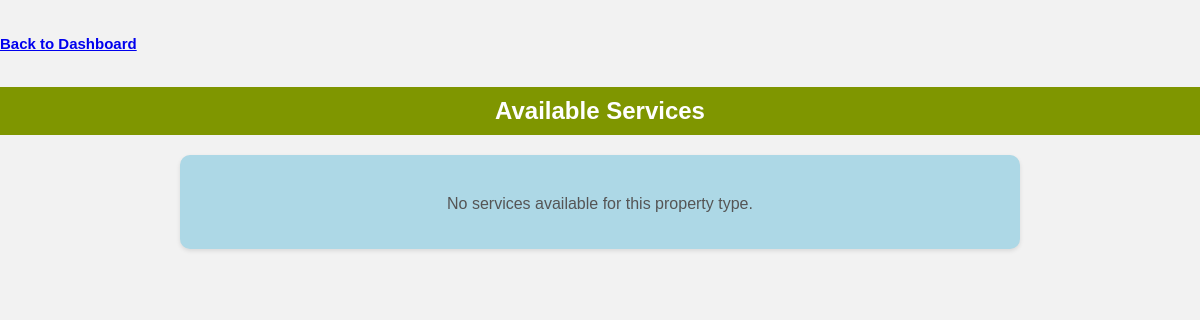
The app's page /services/house/, older data.
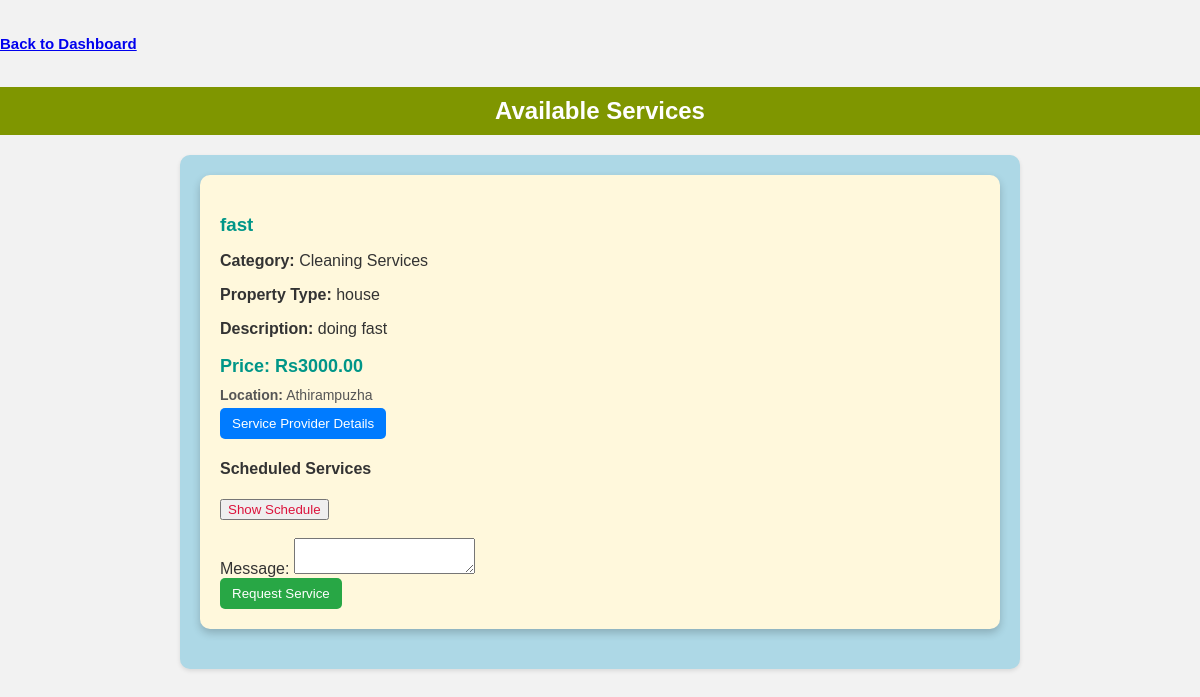
The same page, newer data.
### rental/models.py (models this page shows, shortened)
class Service(models.Model):
    service_provider_profile = models.ForeignKey(ServiceProviderProfile, on_delete=models.CASCADE)
    service_name = models.CharField(max_length=255,null=True)
    service_category = models.CharField(max_length=255,null=True)
    property_type = models.CharField(max_length=255,null=True)
    service_description = models.TextField(null=True)
    service_price = models.DecimalField(max_digits=10, decimal_places=2,null=True)
    location = models.CharField(max_length=255,null=True)

### rental/views.py (the view)
# urls.py: path('services/<str:property_type>/', views.view_services, name='services'),
def view_services(request, property_type=None):
    services = Service.objects.prefetch_related('servicerequest_set__scheduledservice_set').all()
    if property_type:
        services = services.filter(property_type=property_type)
    return render(request, 'services.html', {'services': services})

### templates/services.html (shortened to what this page needs)
{% load static %}
<!DOCTYPE html>
<html lang="en">
<head>
</head>
<body>
    <h6 style="color: crimson; font-size: 15px;"><a href="{% url 'manageprop' %}">Back to Dashboard</a></h6>
    <h1>Available Services</h1>
    <div class="container">
        {% if services %}
            {% for service in services %}
                <div class="service-card">
                    <h3>{{ service.service_name }}</h3>
                    <p><strong>Category:</strong> {{ service.service_category }}</p>
                    <p><strong>Property Type:</strong> {{ service.property_type }}</p>
                    <p><strong>Description:</strong> {{ service.service_description }}</p>
                    <p class="price"><strong>Price:</strong> Rs{{ service.service_price }}</p>
                    <p class="location"><strong>Location:</strong> {{ service.location }}</p>
                    <button class="btn btn-secondary show-details">Service Provider Details</button>
                    {% if service.servicerequest_set.exists %}
                    <div class="scheduled-services">
                        <h4>Scheduled Services</h4>
                        <button class="scheduled-services-button" style="color: crimson;">Show Schedule</button>
                    </div>
                {% endif %}
                    <form method="post" action="{% url 'request_service' service.id %}">
                        <br><label for="message">Message:</label>
                        <textarea id="message" name="message" required></textarea>
                        <br><button type="submit" class="btn btn-primary">Request Service</button>
                    </form>
                </div>
            {% endfor %}
        {% else %}
            <div class="no-services">
                <p>No services available for this property type.</p>
            </div>
        {% endif %}
    </div>
</body>
</html>

Row changes from the older to the newer data that the page shows:
added Service: service_name "fast", service_category "Cleaning Services", property_type "house", service_description "doing fast", service_price "3000.00", location "Athirampuzha"
Text that changed along with them:
text no longer shown: "No services available for this property type."
